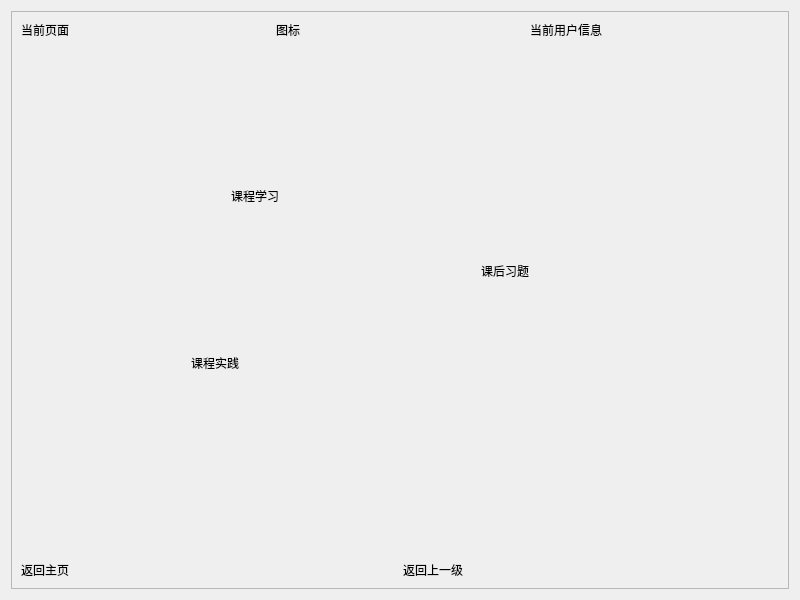
<?xml version="1.0" encoding="UTF-8"?>
<ui version="4.0">
 <class>widget</class>
 <widget class="widget" name="widget">
  <property name="geometry">
   <rect>
    <x>0</x>
    <y>0</y>
    <width>800</width>
    <height>600</height>
   </rect>
  </property>
  <property name="windowTitle">
   <string>编译原理小助手</string>
  </property>
  <layout class="QVBoxLayout" name="verticalLayout">
   <item>
    <widget class="QFrame" name="frame">
     <property name="frameShape">
      <enum>QFrame::StyledPanel</enum>
     </property>
     <property name="frameShadow">
      <enum>QFrame::Raised</enum>
     </property>
     <layout class="QVBoxLayout" name="verticalLayout_2">
      <item>
       <layout class="QHBoxLayout" name="horizontalLayout">
        <item>
         <widget class="QLabel" name="CurrPage">
          <property name="text">
           <string>当前页面</string>
          </property>
         </widget>
        </item>
        <item>
         <widget class="QLabel" name="CurrIcon">
          <property name="text">
           <string>图标</string>
          </property>
         </widget>
        </item>
        <item>
         <widget class="QLabel" name="CurrInfo">
          <property name="text">
           <string>当前用户信息</string>
          </property>
         </widget>
        </item>
       </layout>
      </item>
      <item>
       <widget class="QStackedWidget" name="AllPages">
        <widget class="basepage" name="MainPage">
         <widget class="clicklabel" name="course">
          <property name="geometry">
           <rect>
            <x>210</x>
            <y>120</y>
            <width>151</width>
            <height>61</height>
           </rect>
          </property>
          <property name="text">
           <string>课程学习</string>
          </property>
         </widget>
         <widget class="clicklabel" name="program">
          <property name="geometry">
           <rect>
            <x>170</x>
            <y>310</y>
            <width>54</width>
            <height>16</height>
           </rect>
          </property>
          <property name="text">
           <string>课程实践</string>
          </property>
         </widget>
         <widget class="clicklabel" name="question">
          <property name="geometry">
           <rect>
            <x>460</x>
            <y>200</y>
            <width>81</width>
            <height>51</height>
           </rect>
          </property>
          <property name="text">
           <string>课后习题</string>
          </property>
         </widget>
        </widget>
        <widget class="coursepage" name="CoursePage"/>
        <widget class="programpage" name="ProgramPage"/>
        <widget class="questionpage" name="QuestionPage"/>
       </widget>
      </item>
      <item>
       <layout class="QHBoxLayout" name="horizontalLayout_2">
        <item>
         <widget class="clicklabel" name="HomeIcon">
          <property name="text">
           <string>返回主页</string>
          </property>
         </widget>
        </item>
        <item>
         <widget class="clicklabel" name="BackIcon">
          <property name="text">
           <string>返回上一级</string>
          </property>
         </widget>
        </item>
       </layout>
      </item>
     </layout>
    </widget>
   </item>
  </layout>
 </widget>
 <customwidgets>
  <customwidget>
   <class>widget</class>
   <extends>QWidget</extends>
   <header>widget.h</header>
   <container>1</container>
  </customwidget>
  <customwidget>
   <class>basepage</class>
   <extends>QWidget</extends>
   <header>basepage.h</header>
   <container>1</container>
  </customwidget>
  <customwidget>
   <class>clicklabel</class>
   <extends>QLabel</extends>
   <header>clicklabel.h</header>
  </customwidget>
  <customwidget>
   <class>coursepage</class>
   <extends>QWidget</extends>
   <header>coursepage.h</header>
   <container>1</container>
  </customwidget>
  <customwidget>
   <class>programpage</class>
   <extends>QWidget</extends>
   <header>programpage.h</header>
   <container>1</container>
  </customwidget>
  <customwidget>
   <class>questionpage</class>
   <extends>QWidget</extends>
   <header>questionpage.h</header>
   <container>1</container>
  </customwidget>
 </customwidgets>
 <resources/>
 <connections/>
</ui>
